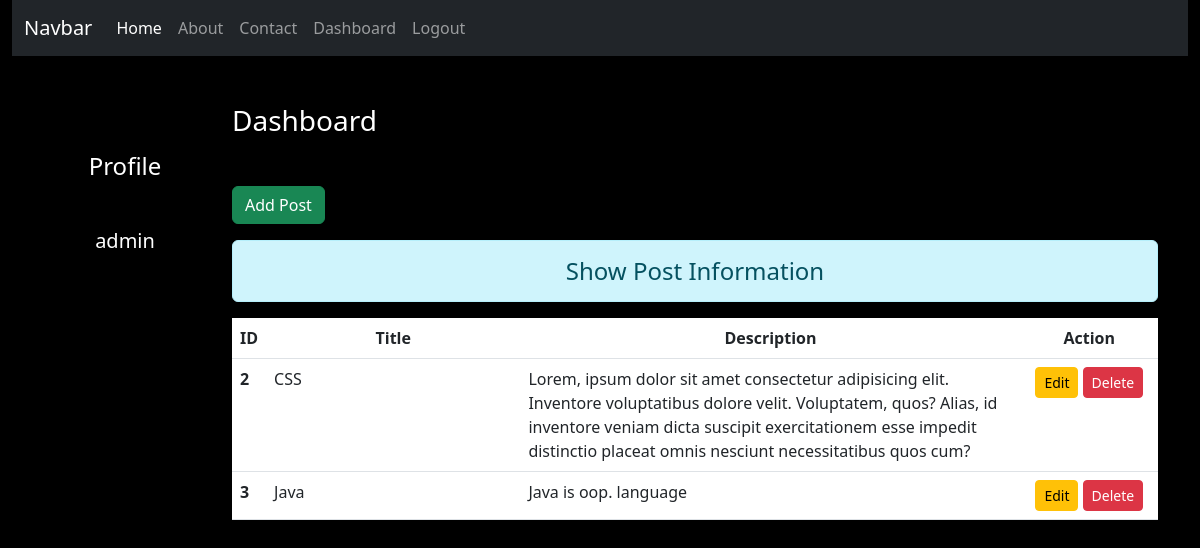
The app's page /dashboard/ (signed in) with its own data.
### blog/models.py (models this page shows)
class Post(models.Model):
    title = models.CharField(max_length=100)
    desc = models.TextField()

### blog/views.py (the view)
# urls.py: path('dashboard/', views.dashboard, name='dashboard'),
def dashboard(request):
    if request.user.is_authenticated:
        posts = Post.objects.all()
        user = request.user
        full_name= user.get_full_name()
        gps = user.groups.all()
        return render(request, 'blog/dashboard.html',{'posts':posts, 'fname':full_name, 'group':gps})
    else:
        return HttpResponseRedirect("/login/")

### blog/templates/blog/dashboard.html (shortened to what this page needs)
{% extends 'blog/base.html' %}
{% load static %}
{% block side %}
 <div class="col-sm-2 text-white my-5 text-center">
  <h4 class="my-5">Profile</h4>
  {% if fname %}
  <h5>{{fname}}</h5>
  {% else %}<h5>{{request.user.username}}</h5>
  {% endif %}
 </div>
{% endblock side %}
{% block content %}
<div class="col-sm-10">
    <h3 class="text-white my-5">Dashboard</h3>
    <a href="{% url 'addpost' %}" class="btn btn-success">Add Post</a>
    <h4 class="text-center alert alert-info mt-3">Show Post Information</h4>
    <table class="table table-hover bg-white">
        <thead>
          <tr class="text-center">
            <th scope="col" style="width: 2%;">ID</th>
            <th scope="col" style="width: 28%;">Title</th>
            <th scope="col" style="width: 55%;">Description</th>
            <th scope="col" style="width: 15%;">Action</th>
          </tr>
        </thead>
        <tbody>
         {% for post in posts %}
          <tr>
            <th scope="row">{{post.id}}</th>
            <td>{{post.title}}</td>
            <td>{{post.desc}}</td>
            <td class="text-center">
                <a href="{% url 'updatepost' post.id %}" class="btn btn-warning btn-sm">Edit</a>
                {% if perms.blog.delete_post %}
                <form action="{% url 'delete' post.id  %}" class="d-inline" method="POST">
                    <input type="submit" class="btn btn-danger btn-sm" value="Delete">
                </form>
                {% endif %}
            </td>
          </tr>
         {% endfor %}
        </tbody>
      </table>
</div>
{% endblock content %}

### blog/templates/blog/base.html (shortened to what this page needs)
<!DOCTYPE html>
{% load static %}
<html lang="en">
<head>
    <link rel="stylesheet" href="{% static 'blog/css/bootstrap.min.css' %}">
    <link rel="stylesheet" href="{% static 'blog/css/core.css' %}">
</head>
<body>
    <div class="container-fluid ">
     {% include 'blog/nav.html' %}
    </div>
    <div class="container">
        <div class="row">
            {% block side %}
            {% endblock side %}
            {% block content %}
            {% endblock content %}
        </div>
    </div>
</body>
</html>

### blog/templates/blog/nav.html (shortened to what this page needs)
<nav class="navbar navbar-expand-lg navbar-dark bg-dark">
    <div class="container-fluid">
      <a class="navbar-brand" href="#">Navbar</a>
      <div class="collapse navbar-collapse" id="navbarNav">
        <ul class="navbar-nav">
          <li class="nav-item">
            <a class="nav-link active" aria-current="page" href="/">Home</a>
          </li>
          <li class="nav-item">
            <a class="nav-link" href="{% url 'about' %}">About</a>
          </li>
          <li class="nav-item">
            <a class="nav-link" href="{% url 'contact' %}">Contact</a>
          </li>
          {% if not request.user.is_authenticated %}
          <li class="nav-item">
            <a class="nav-link" href="{% url 'signup' %}">Signup</a>
          </li>
          <li class="nav-item">
            <a class="nav-link" href="{% url 'login' %}">Login</a>
          </li>
          {% else %}
          <li class="nav-item">
            <a class="nav-link" href="{% url 'dashboard' %}">Dashboard</a>
          </li>
          <li class="nav-item">
            <a class="nav-link" href="{% url 'logout' %}">Logout</a>
          </li>
          {% endif %}
        </ul>
      </div>
    </div>
  </nav>

### blog/static/blog/css/core.css (style rules this page uses)
body { background-color: black; color: antiquewhite; }

### records on screen
Post: id "2", title "CSS", desc "Lorem, ipsum dolor sit amet consectetur adipisicing elit. Inventore voluptatibus dolore velit. Voluptatem, quos? Alias, id inventore veniam dicta suscipit exercitationem esse impedit distinctio placeat omnis nesciunt necessitatibus quos cum?"
Post: id "3", title "Java", desc "Java is oop. language"

### other values on screen
{{ request.user.username }} "admin"
